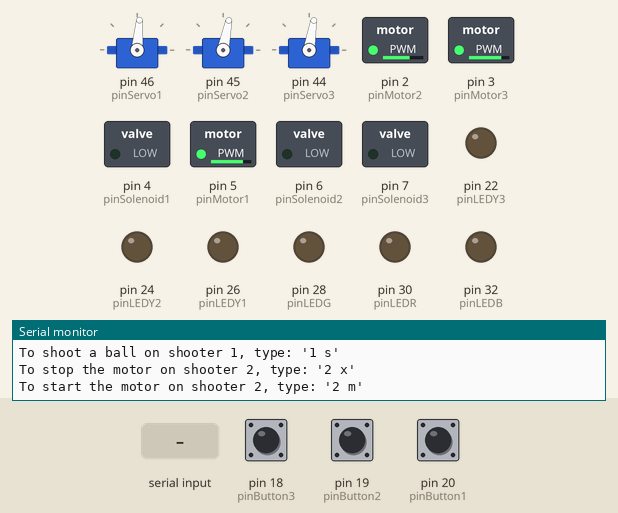
The sketch below on a simulated Arduino Mega 2560, built with avr-gcc and run on an emulated ATmega2560. On the bench: 3 × servo, switched loads named in the sketch (green lamp = pin HIGH), output pins drawn as LEDs (lit = HIGH), the last lines printed to the serial monitor. Dashed ring = blinking. The inputs (shaded band) are chosen by the test bench; at power-on: pin 18 (pinButton3) HIGH, pin 19 (pinButton2) HIGH, pin 20 (pinButton1) HIGH.

Above: at 1.4 s.
1.5 s: pin 18 (pinButton3) pulled LOW for 1 s
At 2.9 s:
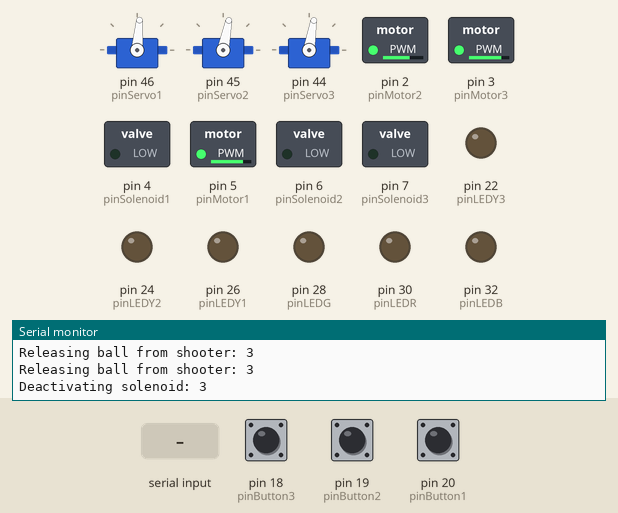
4.0 s: "1" received over Serial
At 4.8 s:
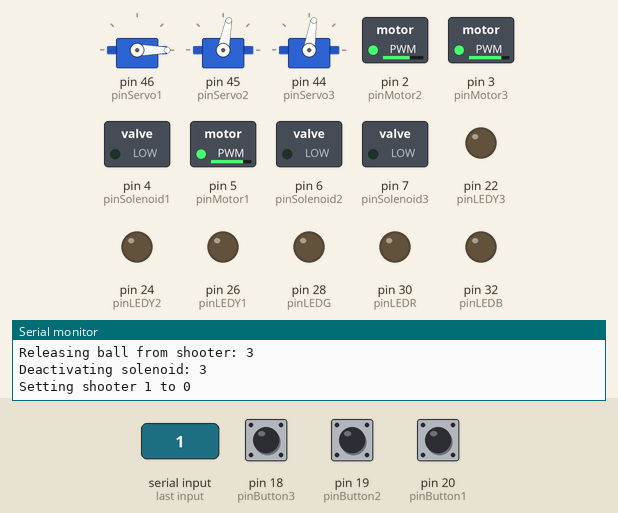
5.6 s: pin 19 (pinButton2) pulled LOW for 0.15 s
At 6.2 s:
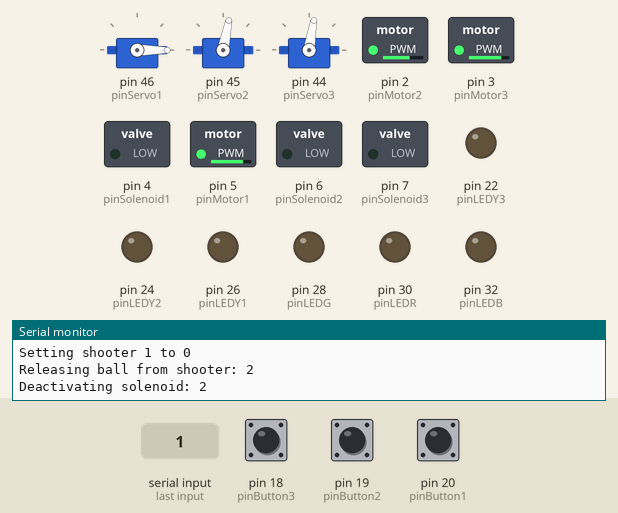
7.2 s: pin 20 (pinButton1) pulled LOW for 0.15 s
At 7.7 s:
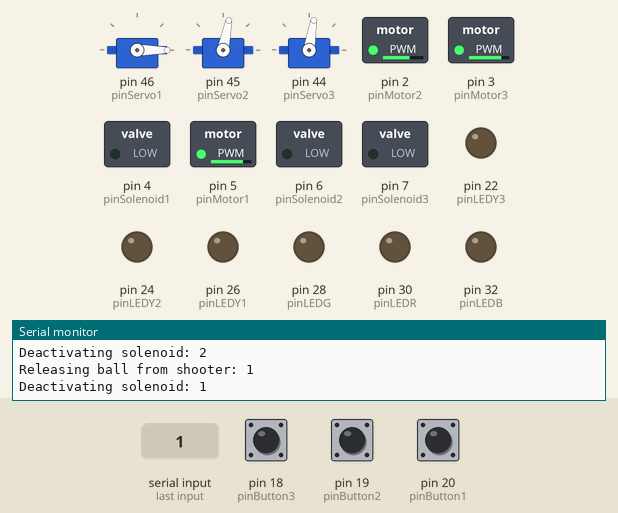
8.8 s: pin 18 (pinButton3) pulled LOW for 0.15 s
At 9.8 s:
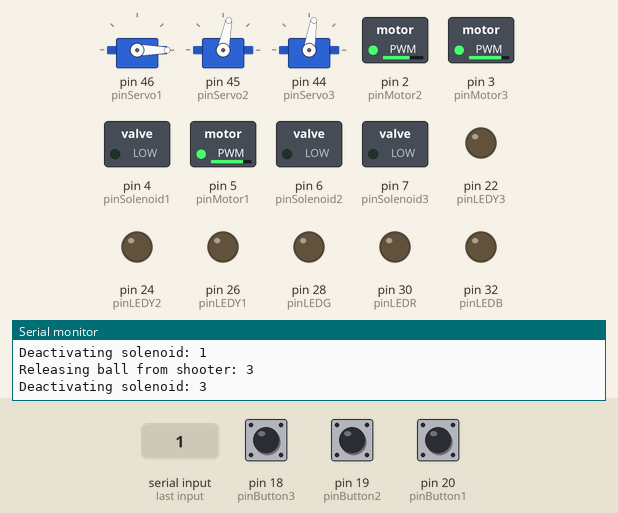
10.4 s: "2" received over Serial
At 10.9 s:
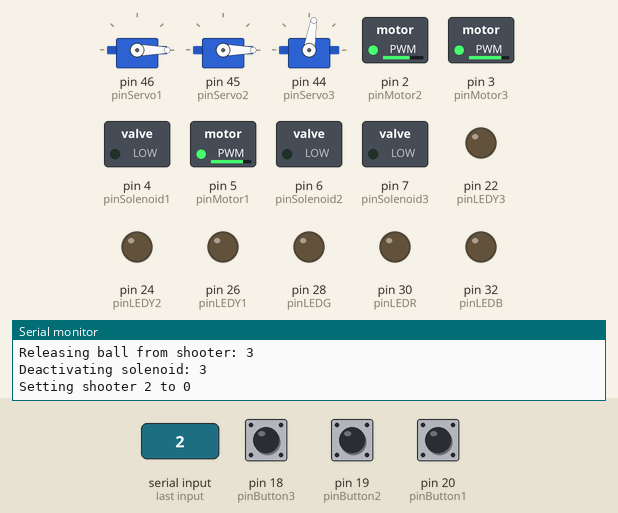
Timing chart, 0 to 13.0 s (numbered marks = the images above; inputs shaded):
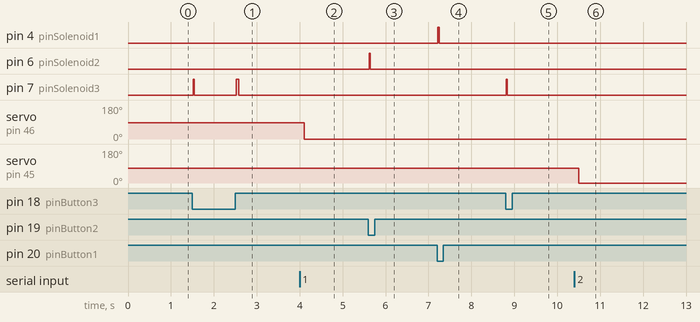

Measured:
- after the input at 1.5 s, pin 7 (pinSolenoid3): alternates HIGH for 0.04 s and LOW for 0.99 s, starting at once
- after the input at 4.0 s, servo on pin 46 (pinServo1): 85° → 0° after 0.10 s
- after the input at 5.6 s, pin 6 (pinSolenoid2): LOW → HIGH at once, → LOW 0.03 s later
- after the input at 7.2 s, pin 4 (pinSolenoid1): LOW → HIGH at once, → LOW 0.03 s later
- after the input at 8.8 s, pin 7 (pinSolenoid3): LOW → HIGH at once, → LOW 0.02 s later
- after the input at 10.4 s, servo on pin 45 (pinServo2): 79° → 0° after 0.10 s

The sketch:

SerialCommander.ino
```cpp
//ENGR 421 Team 4
//2013

//Written by Dean Reading


/*******************************************************************************************/
// Changelog
/*******************************************************************************************
 * Version control can now be handled by GitHub
 *
 * Version 1
 * Program written
 * Each shooter can be aimed
 * Each shooter can be fired
 * Each motor can be turned on or off
 * Instructions are printed at startup
 *
 *
 */

/*
▀▀▀▀▀▀▀▀▀▀▀▀▀▀▀▀▀▀▀▀▀▀▀▀▀▀▀▀▀▀▀▀▀▀▀▀▀▀▀▀▀▀▀▀▀▀▀▀▀▀▀▀▀▀
 ▀▀▀▀▀▀▀▀▀▀▀▀▀▀▀▀▀▀▀▀▀▀▀▀▀▀▀▀▀▀▀▀▀▀▀▀▀▀▀▀▀▀▀▀▀▀▀▀▀▀▀▀▀▀
 // Pre-Start
 ▀▀▀▀▀▀▀▀▀▀▀▀▀▀▀▀▀▀▀▀▀▀▀▀▀▀▀▀▀▀▀▀▀▀▀▀▀▀▀▀▀▀▀▀▀▀▀▀▀▀▀▀▀▀
 ▀▀▀▀▀▀▀▀▀▀▀▀▀▀▀▀▀▀▀▀▀▀▀▀▀▀▀▀▀▀▀▀▀▀▀▀▀▀▀▀▀▀▀▀▀▀▀▀▀▀▀▀▀▀
 */


// Pins
/*******************************************************************************************/
//Motors
#define pinMotor1 5
#define pinMotor2 2
#define pinMotor3 3

#define pinServo1 46
#define pinServo2 45
#define pinServo3 44

#define pinSolenoid1 4
#define pinSolenoid2 6
#define pinSolenoid3 7

//Interface Panel
#define pinPot A0

#define pinLEDY1 26
#define pinLEDY2 24
#define pinLEDY3 22

#define pinLEDR 30
#define pinLEDB 32
#define pinLEDG 28

#define pinButton1 20
#define pinButton2 19
#define pinButton3 18

#define pinConfig1 17
#define pinConfig2 21

// Parameters
/*******************************************************************************************/

#define commsTimeout 200 //The maximum time that a received serial command can take, in mS

#define ballReleaseTime1 30 //The time that the solenoid needs to be activated for to release a ball, in mS
#define ballReleaseTime2 24
#define ballReleaseTime3 22

#define motorLevel1 202 //PWM levls for the motors
#define motorLevel2 169
#define motorLevel3 206

#define offset1 -5 //offset angles for each servo
#define offset2 -11
#define offset3 -9


// Libraries & Objects
/*******************************************************************************************/
#include <Servo.h>
Servo servo1; //Declare 3 instances of servo objects
Servo servo2;
Servo servo3;

//Function Prototypes
void sendMessage (byte CMD,byte in1 = 255, byte in2 = 255, byte in3 = 255);

// Constants
/*******************************************************************************************/
byte commandLength[255]; //The number of data bytes for each command type for serial comms
const byte solenoidPins[] = {
  0,pinSolenoid1,pinSolenoid2,pinSolenoid3}; //A map for the solenoid pins
const byte motorPins[] = {
  0,pinMotor1,pinMotor2,pinMotor3}; //A map for the solenoid pins

const byte ledPinsY[] = {
  0,pinLEDY1,pinLEDY2,pinLEDY3}; //A map for the yellow LEDs
const byte ledPins[] = {
  0,pinLEDR,pinLEDB,pinLEDG}; //A map for the R B and G LEDs
const byte buttonPins[] = {
  0,pinButton1,pinButton2,pinButton3}; //A map for the three momentary buttons
const byte motorLevel[] = {
  0,motorLevel1,motorLevel2,motorLevel3}; //Individual PWM signal levels for each motor
const unsigned int ballReleaseTime[] = {
  0, ballReleaseTime1, ballReleaseTime2, ballReleaseTime3};
char offset[] = {
  0,offset1,offset2,offset3}; //servo offsets


// Global Variables
/*******************************************************************************************/
unsigned long timer; //A multi-purpose timer

char StringIn[10]; //Used to store serial characters in


unsigned long ballReleaseTimer[4]; //Saves when the last ball was released.
boolean ballReleasing[] = {
  0,0,0,0}; //Indicates whether we are in the process of releasing a ball

//For button pressing:
volatile boolean buttonPressed[] = {
  0, 0, 0, 0};
unsigned long lastButtonPress; //Saves the last time that a button was pressed

/*
▀▀▀▀▀▀▀▀▀▀▀▀▀▀▀▀▀▀▀▀▀▀▀▀▀▀▀▀▀▀▀▀▀▀▀▀▀▀▀▀▀▀▀▀▀▀▀▀▀▀▀▀▀▀
 ▀▀▀▀▀▀▀▀▀▀▀▀▀▀▀▀▀▀▀▀▀▀▀▀▀▀▀▀▀▀▀▀▀▀▀▀▀▀▀▀▀▀▀▀▀▀▀▀▀▀▀▀▀▀
 // Setup
 ▀▀▀▀▀▀▀▀▀▀▀▀▀▀▀▀▀▀▀▀▀▀▀▀▀▀▀▀▀▀▀▀▀▀▀▀▀▀▀▀▀▀▀▀▀▀▀▀▀▀▀▀▀▀
 ▀▀▀▀▀▀▀▀▀▀▀▀▀▀▀▀▀▀▀▀▀▀▀▀▀▀▀▀▀▀▀▀▀▀▀▀▀▀▀▀▀▀▀▀▀▀▀▀▀▀▀▀▀▀
 */
void setup(){


  // Pin Modes and Setup
  /*******************************************************************************************/
  for (byte i=1;i<4;i++){
    pinMode(motorPins[i],OUTPUT);
    pinMode(solenoidPins[i],OUTPUT);

    analogWrite(motorPins[i],motorLevel[i]); //Set the PWM signal for the motor
    digitalWrite(solenoidPins[i],LOW); //Ensure the solenoid is low

    pinMode(ledPins[i],OUTPUT); //Set the LED pins as outputs
    pinMode(ledPinsY[i],OUTPUT);
    pinMode(buttonPins[i],INPUT_PULLUP); //Set the button pins as inputs pulled high
  }

  //Set the config switch pins as inputs pulled high
  pinMode(pinConfig1,INPUT_PULLUP);
  pinMode(pinConfig2,INPUT_PULLUP);


  // Button Interrupts
  /*******************************************************************************************/
  attachInterrupt(3,ISR_B1,LOW); //Pin 20
  attachInterrupt(4,ISR_B2,LOW); //Pin 19
  attachInterrupt(5,ISR_B3,LOW); //Pin 18

  // Other Setup Code
  /*******************************************************************************************/
  Serial.begin(9600);
  Serial.setTimeout(commsTimeout);

  Serial.println("Arduino Start");
  Serial.println(F("This program controls the three shooters from typed serial commands"));
  Serial.println(F("To set shooter shooter 3 to 111 degrees, type: '3 111'"));
  Serial.println(F("To shoot a ball on shooter 1, type: '1 s'"));
  Serial.println(F("To stop the motor on shooter 2, type: '2 x'"));
  Serial.println(F("To start the motor on shooter 2, type: '2 m'\n"));


  //Attach the servo objects
  servo1.attach(pinServo1,429,2571); //Include the maximum and minimum pulse widths.
  servo2.attach(pinServo2,429,2571);
  servo3.attach(pinServo3,429,2571);


  //Set all servos to 90
  servo1.write(90+offset[1]);
  servo2.write(90+offset[2]);
  servo3.write(90+offset[3]);

  interrupts(); //Allow interrupts
}


/*
▀▀▀▀▀▀▀▀▀▀▀▀▀▀▀▀▀▀▀▀▀▀▀▀▀▀▀▀▀▀▀▀▀▀▀▀▀▀▀▀▀▀▀▀▀▀▀▀▀▀▀▀▀▀
 ▀▀▀▀▀▀▀▀▀▀▀▀▀▀▀▀▀▀▀▀▀▀▀▀▀▀▀▀▀▀▀▀▀▀▀▀▀▀▀▀▀▀▀▀▀▀▀▀▀▀▀▀▀▀
 // Loop
 ▀▀▀▀▀▀▀▀▀▀▀▀▀▀▀▀▀▀▀▀▀▀▀▀▀▀▀▀▀▀▀▀▀▀▀▀▀▀▀▀▀▀▀▀▀▀▀▀▀▀▀▀▀▀
 ▀▀▀▀▀▀▀▀▀▀▀▀▀▀▀▀▀▀▀▀▀▀▀▀▀▀▀▀▀▀▀▀▀▀▀▀▀▀▀▀▀▀▀▀▀▀▀▀▀▀▀▀▀▀
 */
void loop(){
  checkSerial(); //Check for incoming commands, and execute them

  checkSolenoids(); //Deactivates any solenoids when needed

  checkButtons(); //Check if any actions need to be performed based on buttons pressed

}


/*▀▀▀▀▀▀▀▀▀▀▀▀▀▀▀▀▀▀▀▀▀▀▀▀▀▀▀▀▀▀▀▀▀▀▀▀▀▀▀▀▀▀▀▀▀▀▀▀▀▀▀▀▀
/*checkSerial
/*******************************************************************************************/
void checkSerial(){
  //Check for input
  if (Serial.available()){
    delay(100);

    char FirstChar=Serial.read(); //Get the first character

    //Get the rest of the string, except for the '=' sign
    byte i=0;

    Serial.read(); //Waste one character
    while (Serial.available()){
      StringIn[i++]=Serial.read();
    }
    StringIn[i]='\0'; //String null terminator

    //Serial.println(StringIn);


    //Set the new value and print out the result to confirm
    switch (FirstChar) {
    case 'A':
    case 'a':
    case '1':

      executeCommand(1);
      break;

    case 'B':
    case 'b':
    case '2':
      executeCommand(2);
      break;

    case 'C':
    case 'c':
    case '3':
      executeCommand(3);
      break;

    default:
      Serial.println("First character not recognized");
    }


  }
}

/*▀▀▀▀▀▀▀▀▀▀▀▀▀▀▀▀▀▀▀▀▀▀▀▀▀▀▀▀▀▀▀▀▀▀▀▀▀▀▀▀▀▀▀▀▀▀▀▀▀▀▀▀▀
/*executeCommand
/*******************************************************************************************/
//This function executes whatever the necessary action is, as told by the command and data
//received through serial comms
void executeCommand(byte shooterNum){
  switch (StringIn[0]){
  case 'S':
  case 's':
    releaseBall(shooterNum);
    break;

  case 'M':
  case 'm':
    Serial.print("Turning on motor: ");
    Serial.println(shooterNum);
    analogWrite(motorPins[shooterNum],motorLevel[shooterNum]);
    break;

  case 'X':
  case 'x':
    Serial.print("Turning off motor: ");
    Serial.println(shooterNum);
    analogWrite(motorPins[shooterNum],0);
    break;

  default: //If the string isn't 's' or 'm', is it assumed ot be a number, corresponding to an angle
    setShooterAngle(shooterNum,atof(StringIn));

/*
    //To change the motor level isntead of the servo angle:
    analogWrite(motorPins[shooterNum],atof(StringIn)); // #############################################################################
    Serial.print("Motor ");
    Serial.print(shooterNum);
    Serial.print(" set to ");
    Serial.println(atof(StringIn));
*/

  }
}


/*▀▀▀▀▀▀▀▀▀▀▀▀▀▀▀▀▀▀▀▀▀▀▀▀▀▀▀▀▀▀▀▀▀▀▀▀▀▀▀▀▀▀▀▀▀▀▀▀▀▀▀▀▀
/*setShooterAngle
/*******************************************************************************************/
//This function changes the servo signal for shooter <shooterNum> to the angle defined by
// <angle>.  <angle> is a byte that ranges from 180, which maps from 900 to 2100 mS.
void setShooterAngle(byte shooterNum, byte angle){

  //  unsigned int output =   (((unsigned int) angle-1)*137)/29+900; // 137/29 = 4.724 = 1200/254, the scaling factor to get to uS


  Serial.print("Setting shooter ");
  Serial.print(shooterNum);
  Serial.print(" to ");
  Serial.println(angle);


  //Set the servo output.  Use a switch statement to use the correct servo object.

  //Apply the angle offset
  int out = angle + offset[shooterNum];
  switch (shooterNum) {
  case 1:
    servo1.write(out);
    break;
  case 2:
    servo2.write(out);
    break;
  case 3:
    servo3.write(out);
    break;
  default:

    Serial.print("Unrecognized shooter Num: ");
    Serial.println(shooterNum);
  }
}

/*▀▀▀▀▀▀▀▀▀▀▀▀▀▀▀▀▀▀▀▀▀▀▀▀▀▀▀▀▀▀▀▀▀▀▀▀▀▀▀▀▀▀▀▀▀▀▀▀▀▀▀▀▀
/*releaseBall
/*******************************************************************************************/
//This function releases one BB (hopefully) from shooter <shooterNum>
void releaseBall(byte shooterNum) {

  Serial.print("Releasing ball from shooter: ");
  Serial.println(shooterNum);

  if (shooterNum<1 || shooterNum>3) { //Check that the shooter number is valid
    Serial.print("Unrecognized shooter Num: ");
    Serial.println(shooterNum);

  }
  else{
    digitalWrite(solenoidPins[shooterNum],HIGH); //Activate the solenoid: open the passage

    ballReleaseTimer[shooterNum]=millis()+ballReleaseTime[shooterNum]; //Set the timer for deactivating the solenoid
    ballReleasing[shooterNum]=1; //Indicate that we are releasing a ball
  }
}


/*▀▀▀▀▀▀▀▀▀▀▀▀▀▀▀▀▀▀▀▀▀▀▀▀▀▀▀▀▀▀▀▀▀▀▀▀▀▀▀▀▀▀▀▀▀▀▀▀▀▀▀▀▀
/*checkSolenoids
/*******************************************************************************************/
//Check whether there are any solenoids that need to be deactivated
void checkSolenoids(){
  for (byte i=1;i<4;i++){ //Check all 3 solenoids
    if (ballReleasing[i]==1){ //If a ball is currently being released
      if (millis()>ballReleaseTimer[i]){ //If enough time has passed
        digitalWrite(solenoidPins[i],LOW); //Deactivate the solenoid: close the passage
        ballReleasing[i]=0; //Indicate that the ball is no longer being released

        Serial.print("Deactivating solenoid: ");
        Serial.println(i);

      }
    }
  }
}

/*▀▀▀▀▀▀▀▀▀▀▀▀▀▀▀▀▀▀▀▀▀▀▀▀▀▀▀▀▀▀▀▀▀▀▀▀▀▀▀▀▀▀▀▀▀▀▀▀▀▀▀▀▀
/*checkButtons
/*******************************************************************************************/
void checkButtons(){
  for (byte i=1; i<4; i++) {
    if (buttonPressed[i]==1) {
      buttonPressed[i]=0;
      //Only accept the button press if there hasn't been one in the last 200mS
      if ((millis()-lastButtonPress)>200){
        lastButtonPress=millis();
        //Perform Action Here
        releaseBall(i);
      }
    }
  }
}

/*▀▀▀▀▀▀▀▀▀▀▀▀▀▀▀▀▀▀▀▀▀▀▀▀▀▀▀▀▀▀▀▀▀▀▀▀▀▀▀▀▀▀▀▀▀▀▀▀▀▀▀▀▀
/*Button Interrupt Service Routines
/*******************************************************************************************/
void ISR_B1(){
  buttonPressed[1]=1;
}

void ISR_B2(){
  buttonPressed[2]=1;
}

void ISR_B3(){
  buttonPressed[3]=1;
}
```
